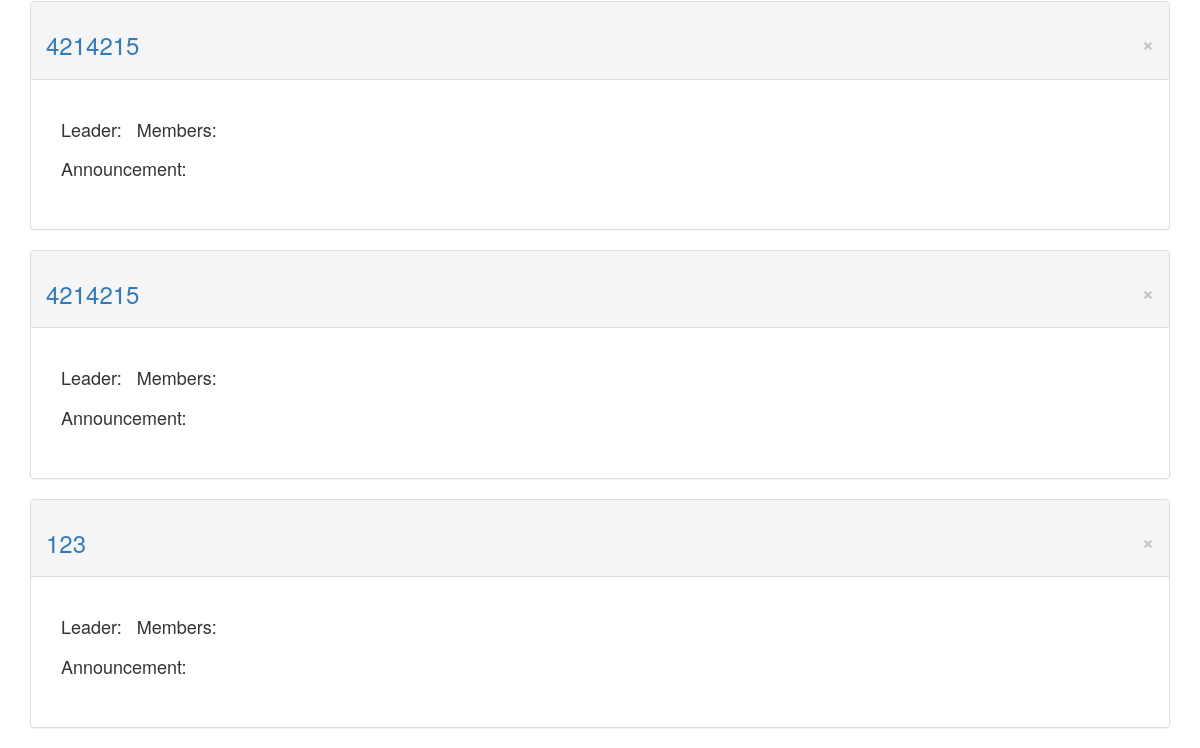
The page /users/group/ (signed in, lower part) on the database as committed earlier.
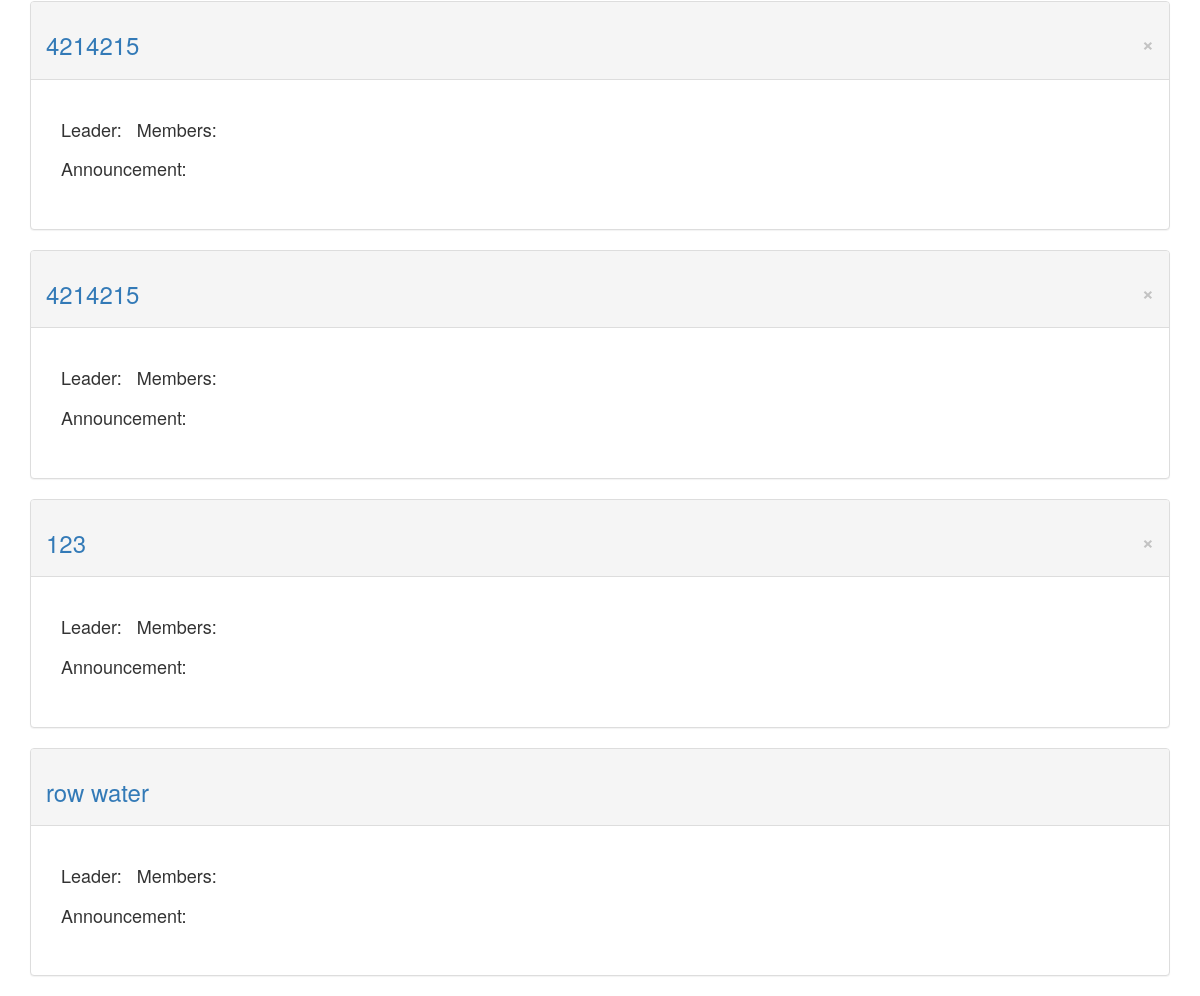
The same page on the database as committed later.
### users/models.py (models this page shows)
class Group(models.Model):
    name = models.CharField(max_length = 10)
    text = models.TextField()
    leader = models.ForeignKey(User, on_delete = models.CASCADE, related_name = 'LeadGroup')
    member = models.ManyToManyField(User)

### users/views.py (the view)
@login_required
def group(request):
    groups = request.user.group_set.all()
    context = {'groups':groups}
    return render(request, 'users/group.html', context)

### users/templates/users/group.html (shortened to what this page needs)
{% extends "ddl/base.html" %}
{% load bootstrap3 %}
{% block content %}
  {% for group in groups %}
	<div class = "panel panel-default">
	  <div class = "panel-heading">
	    <h3>
		  <a href = "{% url 'users:group_info' group.id %}"> {{ group.name }} </a>
		  {% if group.leader == user %}
			  <button type="button" class="close" aria-label="Close" onclick="window.location.href='{% url 'users:del_group' group.id %}'"><span aria-hidden="true">×</span></button>
		  {% endif %}
		</h3>
      </div>
	  <div class = "panel-body">
	    <h4>
		  <div class = "panel-body">
		    Leader: {{ group.leader.myuser.name }} &nbsp
		    Members:
			<br> <br>
		    Announcement:
		</h4>
	  </div>
	</div>
  {% empty %}
	You haven't joined any group yet.
  {% endfor %}
{% endblock content %}

Rows that differ between the two databases and show on the page:
added Group: name "row water"
